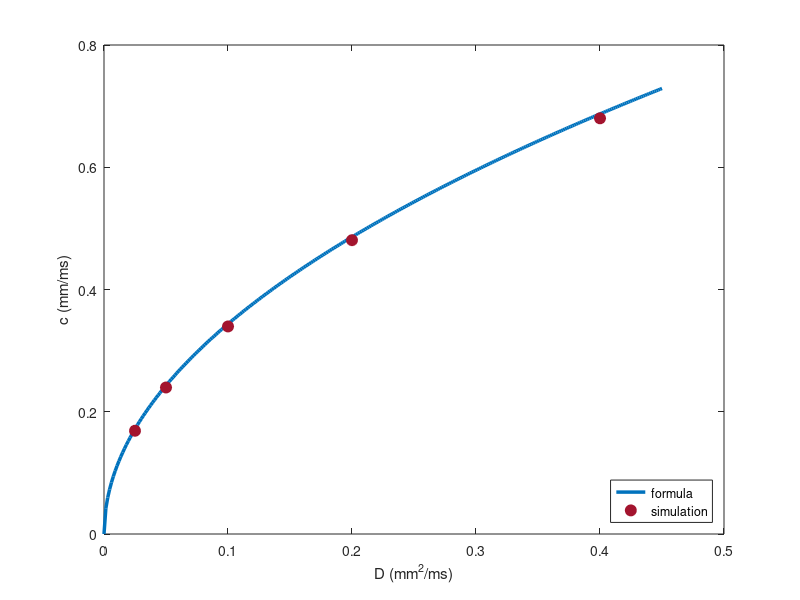

Write MATLAB code to recreate this figure.
% Fig. 5.3: Conduction velocity and coupling (book, Section 5.2, Eq. 5.5)
% simulation of the cable equation for five values of D and the formula c = sqrt(D/(2 tin)) (1 - 3 vs)
% (c) 2026 Philipp Kügler · Program for the book "Dynamical Systems in the Life Sciences" · MIT License (see LICENSE)
tin = 0.3; tout = 6; topen = 100; tclose = 115; vgate = 0.13;   % parameters in ms
hc = 4 * tin / tout;
vs = (1 - sqrt(1 - hc)) / 2;                                    % threshold for h = 1
formel = @(D) sqrt(D / (2 * tin)) * (1 - 3 * vs);
dx = 0.1; dt = 0.01; L = 60;
Ds = [0.025 0.05 0.1 0.2 0.4]; cs = zeros(size(Ds));
for k = 1:numel(Ds)
    D = Ds(k);                                                  % fiber of length L, stimulus at the left end
    N = round(L / dx) + 1; v = zeros(1, N); h = ones(1, N); reiz = dx * (0:N-1) <= 1;
    i1 = round(20 / dx) + 1; i2 = round(50 / dx) + 1; t1 = NaN; t2 = NaN; n = 0;
    while isnan(t2)
        lap = [v(2) - v(1), v(3:end) - 2 * v(2:end-1) + v(1:end-2), v(end-1) - v(end)];
        dv = h .* v.^2 .* (1 - v) / tin - v / tout + D * lap / dx^2;
        if n * dt < 2, dv(reiz) = dv(reiz) + 0.2; end
        dh = (v < vgate) .* (1 - h) / topen - (v >= vgate) .* h / tclose;
        v = v + dt * dv; h = h + dt * dh; n = n + 1;
        if isnan(t1) && v(i1) > 0.5, t1 = n * dt; end
        if isnan(t2) && v(i2) > 0.5, t2 = n * dt; end
    end
    cs(k) = 30 / (t2 - t1);                                     % c from the times at 20 and 50 mm
    fprintf('D = %5.3f:  simulation c = %.4f,  formula c = %.4f mm/ms\n', D, cs(k), formel(D));
end
Dd = linspace(0, 0.45, 300);
plot(Dd, formel(Dd), 'Color', [0 0.447 0.741], 'LineWidth', 2.5); hold on
plot(Ds, cs, 'o', 'Color', [0.64 0.08 0.18], 'MarkerFaceColor', [0.64 0.08 0.18], 'MarkerSize', 8); hold off
xlabel('D (mm^2/ms)'); ylabel('c (mm/ms)'); legend('formula', 'simulation', 'Location', 'southeast');
